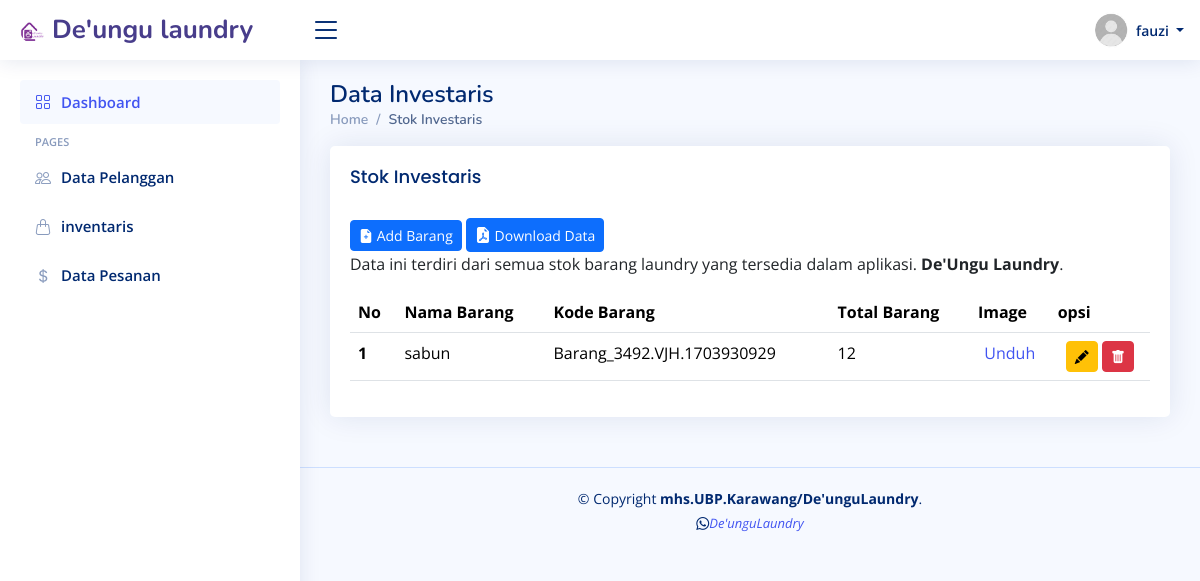
/pages/content/admin/stok_investaris.php (signed in), run on an earlier commit of the app's database.
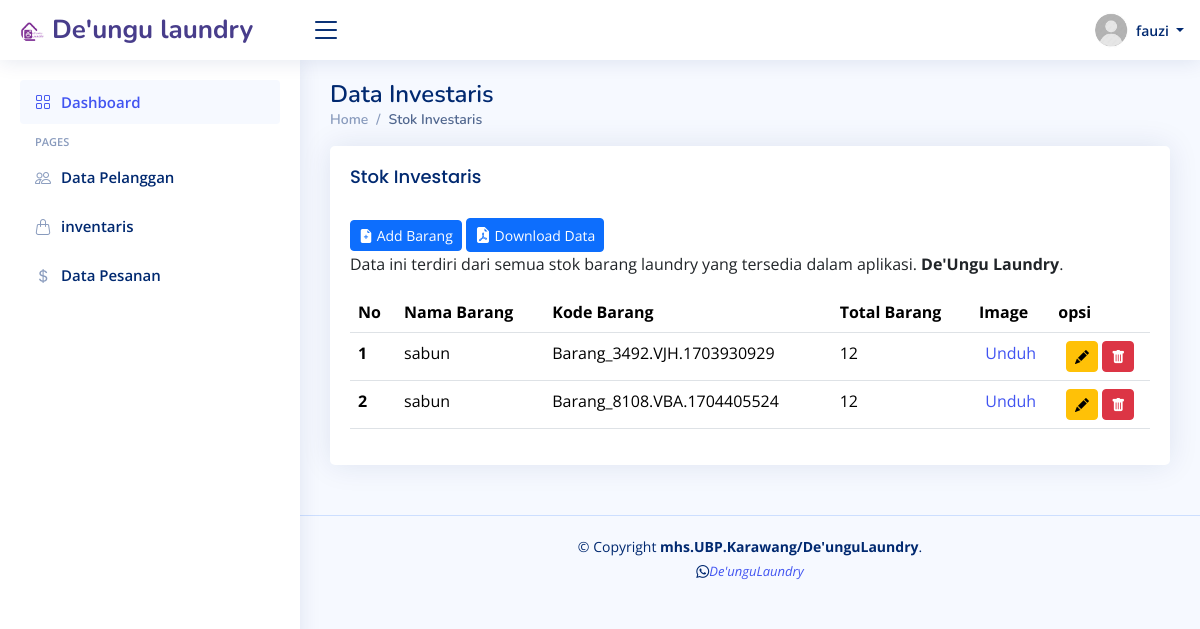
And on a later commit of the database.
### tables this page shows
CREATE TABLE `stok_barang` (
  `id_stok_barang` int(11) NOT NULL,
  `nama_barang` varchar(255) NOT NULL,
  `kode_barang` varchar(255) NOT NULL,
  `total_barang` int(50) NOT NULL,
  `image` varchar(300) NOT NULL,
  `created_at` timestamp NOT NULL DEFAULT current_timestamp(),
  `edit_at` timestamp NULL DEFAULT NULL ON UPDATE current_timestamp()
);

### pages/content/backend/proses.php (called while the page is built, shortened)
<?php
include '../../core/connection.php';
class DataFetcher
{
    private $db_connect;
    public function __construct($db_connect)
    {
        $this->db_connect = $db_connect;
    }
    public function getStokBarang()
    {
        $stokBarang = mysqli_query($this->db_connect, 'SELECT id_stok_barang, nama_barang, kode_barang, total_barang, image FROM stok_barang');
        return $stokBarang;
    }
}
$dataFetcher = new DataFetcher($db_connect);
$stokBarang = $dataFetcher->getStokBarang();

### pages/content/admin/stok_investaris.php (the view, shortened to what this page needs)
<?php
$ds = DIRECTORY_SEPARATOR;
$base_dir = realpath(dirname(__FILE__) . $ds . '../../../') . $ds;
require_once("{$base_dir}pages{$ds}core{$ds}header.php");
include("{$base_dir}pages{$ds}content{$ds}backend{$ds}proses.php");
?>
<main id='main' class='main' class='main animated'>
    <div class='pagetitle'>
        <h1>Data Investaris</h1>
        <nav>
            <ol class='breadcrumb'>
                <li class='breadcrumb-item'><a href='../../content/dashboard/dashboard-admin'>Home</a></li>
                <li class=' breadcrumb-item active'>Stok Investaris</li>
            </ol>
        </nav>
    </div>
    <section class='section dashboard'>
        <div class='row'>
            <div class='col-lg-12'>
                <div class='card'>
                    <div class='card-body'>
                        <h5 class='card-title'>Stok Investaris</h5>
                        <a href='./add_barang' class="col-md-6">
                            <button type="button" class="btn btn-primary btn-sm mt-2 ">
                                <i class=" bi bi-file-earmark-plus-fill"></i>
                                <span> Add Barang</span>
                            </button>
                        </a>
                        <a href='../backend/download_pdf.php'>
                            <button type="button" class="btn btn-primary btn-sm mt-2">
                                <i class='bi bi-file-earmark-pdf-fill' style='font-size: 16px;'></i>
                                <span> Download Data</span>
                            </button>
                        </a>
                        <p>Data ini terdiri dari semua stok barang laundry yang tersedia dalam aplikasi. <b>De'Ungu
                                Laundry</b>.</p>
                        <div class=" table-responsive">
                            <table class="table datatable">
                                <thead>
                                    <tr>
                                        <th class="tex-center" scope="col">No</th>
                                        <th class="tex-center" scope="col">Nama Barang</th>
                                        <th class="tex-center" scope="col">Kode Barang</th>
                                        <th class="tex-center" scope="col">Total Barang</th>
                                        <th class="tex-center" scope="col">Image</th>
                                        <th class="tex-center" scope="col">opsi</th>
                                    </tr>
                                </thead>
                                <tbody>
                                    <?php
                                    $no = 0;
                                    if (mysqli_num_rows($stokBarang) > 0) {
                                        while ($row = mysqli_fetch_array($stokBarang)) {
                                            $no++;
                                            echo "<tr>";
                                            echo "<th class='tex-center' scope='row'>" . $no . "</th>";
                                            echo "<td class='tex-center' scope='row'>" . $row['nama_barang'] . "</td>";
                                            echo "<td class='tex-center'  scope='row'>" . $row['kode_barang'] . "</td>";
                                            echo "<td class='tex-center'  scope='row'>" . $row['total_barang'] . "</td>";
                                    ?>
                                    <td class="text-center">
                                        <a href="<?= BASEURL . '/coding_web/project_smstr3/pages/content/' . $row['image']; ?>"
                                            target="_blank">Unduh</a>
                                    </td>
                                    <?php
                                            echo "<td class='text-center'>";
                                            echo "<a class='btn btn-warning btn-sm edit-btn  ' data-bs-toggle='modal'
                                            data-bs-target='#smallModal" . $no . "'>
                                            <i class='bi bi-pencil-fill'></i>
                                        </a>";
                                            ?>
                                    <a class="btn btn-danger btn-sm delete-btn ml-2" title="Delete"
                                        onclick="deleteConfirmation(<?= $row['id_stok_barang'] ?>, 'stok_barang')">
                                        <i class="bi bi-trash-fill"></i>
                                    </a>
                                    <?php
                                            echo "</td>";
                                            echo "</tr>";
                                            echo "</div>";
                                        }
                                    } else {
                                        echo "<tr><td colspan='4'>No data available</td></tr>";
                                    }
                                    ?>
                        </div>
                    </div>
                </div>
            </div>
    </section>
</main>
<?php
include '../../core/footer.php';
?>

### pages/core/header.php (shortened to what this page needs)
<!DOCTYPE html>
<html lang='en'>
<head>
    <link href="../../../assets/vendor/bootstrap/css/bootstrap.min.css" rel="stylesheet">
    <link href="../../../assets/vendor/bootstrap-icons/bootstrap-icons.css" rel="stylesheet">
    <link href="../../../assets/vendor/boxicons/css/boxicons.min.css" rel="stylesheet">
    <link href="../../../assets/vendor/quill/quill.snow.css" rel="stylesheet">
    <link href="../../../assets/vendor/quill/quill.bubble.css" rel="stylesheet">
    <link href="../../../assets/vendor/remixicon/remixicon.css" rel="stylesheet">
    <link href="../../../assets/vendor/simple-datatables/style.css" rel="stylesheet">
    <link href="../../../assets/css/style.css" rel="stylesheet">
    <link rel="stylesheet" href="https://cdnjs.cloudflare.com/ajax/libs/font-awesome/5.15.3/css/all.min.css">
</head>
<body>
    <header id="header" class="header fixed-top d-flex align-items-center">
        <div class="d-flex align-items-center justify-content-between">
            <a class="logo d-flex align-items-center">
                <img src="../../../assets/img/logo.jpg" alt="" rel="icon" class="rounded-circle">
                <span class="d-none d-lg-block" style='color:darkslateblue;
'>De'ungu laundry</span>
            </a>
            <i class='bi bi-list toggle-sidebar-btn'></i>
        </div>
        <nav class='header-nav ms-auto'>
            <ul class='d-flex align-items-center'>
                <li class='nav-item dropdown pe-3'>
                    <?php
                    if (isset($_SESSION['username']) && isset($_SESSION['role']) && isset($_SESSION['nama_lengkap'])) {
                        $username = $_SESSION['username'];
                    ?>
                    <a class="nav-link nav-profile d-flex align-items-center pe-0" href="#" data-bs-toggle="dropdown">
                        <img src="../../../assets/img/user.jpg" alt="Profile" class="rounded-circle">
                        <span class="d-none d-md-block dropdown-toggle ps-2"> <?php echo $username . PHP_EOL;
                                                                                    ?></span>
                    </a>
                </li>
                <?php } else {
                    };
            ?>
            </ul>
        </nav>
    </header>
    <?php include 'sidebar.php';
    ?>
</body>
</html>

### pages/core/sidebar.php (shortened to what this page needs)
<aside id='sidebar' class='sidebar'>
    <ul class='sidebar-nav' id='sidebar-nav'>
        <?php
        $admin = isset($_SESSION['role']) && $_SESSION['role'] == 'admin';
        if ($admin) {
            echo " <li class='nav-item'>
            <a class='nav-link' href='../dashboard/dashboard-admin'>
                <i class='bi bi-grid'></i>
                <span>Dashboard</span>
            </a>
        </li>";
            echo "<li class='nav-heading'>Pages</li>";
            echo '
            <li class=\'nav-item\'>
                <a class=\'nav-link collapsed\' href=\'../../content/admin/pelanggan\'>
                    <i class=\'bi bi-people\'></i>
                    <span>Data Pelanggan</span>
                </a>
            </li>';
            echo '
            <li class=\'nav-item\'>
                <a class=\'nav-link collapsed\' href=\'../../content/admin/stok_investaris\'>
                    <i class=\'bi bi-handbag\'></i>
                    <span>inventaris</span>
                </a>
            </li>';
            echo '
            <li class=\'nav-item\'>
                <a class=\'nav-link collapsed\' href=\'../../content/admin/data_pesanan\'>
                    <i class=\'bi bi-currency-dollar\'></i>
                    <span>Data Pesanan</span>
                </a>
            </li>';
        }
        ?>
    </ul>
</aside>

### pages/core/footer.php (shortened to what this page needs)
<footer id="footer" class="footer">
    <div class="copyright">
        &copy; Copyright <strong><span>mhs.UBP.Karawang</span>/De'unguLaundry</strong>.
    </div>
    <div class="credits">
        <i class="bi bi-whatsapp"><span><a href="https://wa.me/+6281284733340"
                    target="_blank">De'unguLaundry</a></span></i>
    </div>
</footer>
</body>
</html>

### assets/css/style.css (style rules this page uses)
:root { scroll-behavior: smooth; }
body { font-family: "Open Sans", sans-serif; background: #f6f9ff; color: #444444; }
a { color: #4154f1; text-decoration: none; }
h1, h2, h3, h4, h5, h6 { font-family: "Nunito", sans-serif; }
#main { margin-top: 60px; padding: 20px 30px; transition: all 0.3s; }
.pagetitle { margin-bottom: 10px; }
.pagetitle h1 { font-size: 24px; margin-bottom: 0; font-weight: 600; color: #012970; }
.card { margin-bottom: 30px; border: none; border-radius: 5px; box-shadow: 0px 0 30px rgba(1, 41, 112, 0.1); }
.card-title { padding: 20px 0 15px 0; font-size: 18px; font-weight: 500; color: #012970; font-family: "Poppins", sans-serif; }
.card-body { padding: 0 20px 20px 20px; }
.breadcrumb { font-size: 14px; font-family: "Nunito", sans-serif; color: #899bbd; font-weight: 600; }
.breadcrumb a { color: #899bbd; transition: 0.3s; }
.breadcrumb .breadcrumb-item::before { color: #899bbd; }
.breadcrumb .active { color: #51678f; font-weight: 600; }
.logo { line-height: 1; }
@media (min-width: 1200px) { .logo { width: 280px; } }
.logo img { max-height: 26px; margin-right: 6px; }
.logo span { font-size: 26px; font-weight: 700; color: #012970; font-family: "Nunito", sans-serif; }
.header { transition: all 0.5s; z-index: 997; height: 60px; box-shadow: 0px 2px 20px rgba(1, 41, 112, 0.1); background-color: #fff; padding-left: 20px; }
.header .toggle-sidebar-btn { font-size: 32px; padding-left: 10px; cursor: pointer; color: #012970; }
.header-nav ul { list-style: none; }
.header-nav>ul { margin: 0; padding: 0; }
.header-nav .nav-profile { color: #012970; }
.header-nav .nav-profile img { max-height: 36px; }
.header-nav .nav-profile span { font-size: 14px; font-weight: 600; }
.sidebar { position: fixed; top: 60px; left: 0; bottom: 0; width: 300px; z-index: 996; transition: all 0.3s; padding: 20px; overflow-y: auto; scrollbar-width: thin; scrollbar-color: #aab7cf transparent; box-shadow: 0px 0px 20px rgba(1, 41, 112, 0.1); background-color: #fff; }
@media (min-width: 1200px) { #main, #footer { margin-left: 300px; } }
.sidebar-nav { padding: 0; margin: 0; list-style: none; }
.sidebar-nav li { padding: 0; margin: 0; list-style: none; }
.sidebar-nav .nav-item { margin-bottom: 5px; }
.sidebar-nav .nav-heading { font-size: 11px; text-transform: uppercase; color: #899bbd; font-weight: 600; margin: 10px 0 5px 15px; }
.sidebar-nav .nav-link { display: flex; align-items: center; font-size: 15px; font-weight: 600; color: #4154f1; transition: 0.3; background: #f6f9ff; padding: 10px 15px; border-radius: 4px; }
.sidebar-nav .nav-link i { font-size: 16px; margin-right: 10px; color: #4154f1; }
.sidebar-nav .nav-link.collapsed { color: #012970; background: #fff; }
.sidebar-nav .nav-link.collapsed i { color: #899bbd; }
.footer { padding: 20px 0; font-size: 14px; transition: all 0.3s; border-top: 1px solid #cddfff; }
.footer .copyright { text-align: center; color: #012970; }
.footer .credits { padding-top: 5px; text-align: center; font-size: 13px; color: #012970; }

### pages/core/header.php (style rules this page uses)
.animated { animation: slideInUp 1s ease-in-out; }

What changed in the data, as far as the page shows it:
added stok_barang: nama_barang "sabun", kode_barang "Barang_8108.VBA.1704405524", total_barang "12"
